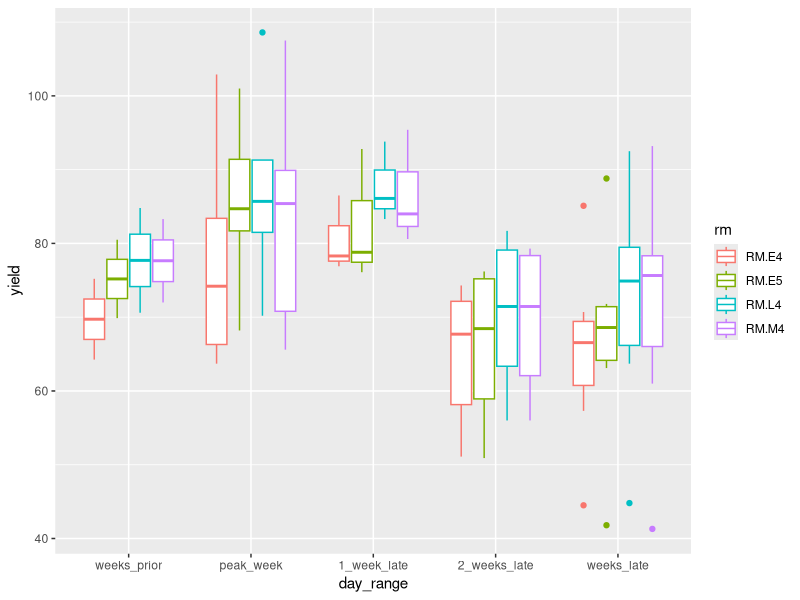

R code for this plot:
## ---- chunk 1
knitr::opts_chunk$set(echo = TRUE)
## ---- chunk 2
library(ggplot2)
library(tidyr)
library(reshape2)
library(ggpubr)
library(dplyr)
library(tidyverse)
library(tidyr)

## ---- chunk 3
# read in files
mds <- read.csv('MDS.csv', header = T)
mds_full <- mds
colnames(mds)[2] <- c('days')
head(mds)
## ---- chunk 4
mds_gather <- gather(mds, key = 'rm', value = 'yield', 3:6, factor_key = T)
mds_gather$date <- as.Date(mds_gather$date)
head(mds_gather)
## ---- chunk 5
mds_gather <- mds_gather%>%
  mutate(day_range = case_when(days < -7 ~ 'weeks_prior',
                               days >= -7 & days < 7 ~ 'peak_week',
                               days >= 7 & days < 15 ~'1_week_late',
                               days >=15 & days < 22 ~ '2_weeks_late',
                               days >=22 ~ 'weeks_late'))
mds_gather$day_range <- as.factor(mds_gather$day_range)
mds_gather$day_range <- factor(mds_gather$day_range, 
                               levels = c('weeks_prior','peak_week','1_week_late','2_weeks_late', 'weeks_late'))
head(mds_gather)
## ---- chunk 6
aov.rm_dr <- aov(yield ~ rm*day_range, data = mds_gather)
summary(aov.rm_dr)
## ---- chunk 7
wp <- mds_gather[mds_gather[,'day_range']=='weeks_prior', ]

aov_wp <- aov(yield ~ rm, data = wp)
summary(aov_wp)
## ---- chunk 8
pw <- mds_gather[mds_gather[,'day_range']=='peak_week', ]

aov_pw <- aov(yield ~ rm, data = pw)
summary(aov_pw)
## ---- chunk 9
wl1 <- mds_gather[mds_gather[,'day_range']=='1_week_late', ]

aov_wl1 <- aov(yield ~ rm, data = wl1)
summary(aov_wl1)
## ---- chunk 10
wl2 <- mds_gather[mds_gather[,'day_range']=='2_weeks_late', ]

aov_wl2 <- aov(yield ~ rm, data = wl2)
summary(aov_wl2)
## ---- chunk 11
wls <- mds_gather[mds_gather[,'day_range']=='weeks_late', ]

aov_wls <- aov(yield ~ rm, data = wls)
summary(aov_wls)
## ---- chunk 12
ggplot(data = mds_gather, aes(x=day_range, y=yield, color=rm))+
  geom_boxplot()
